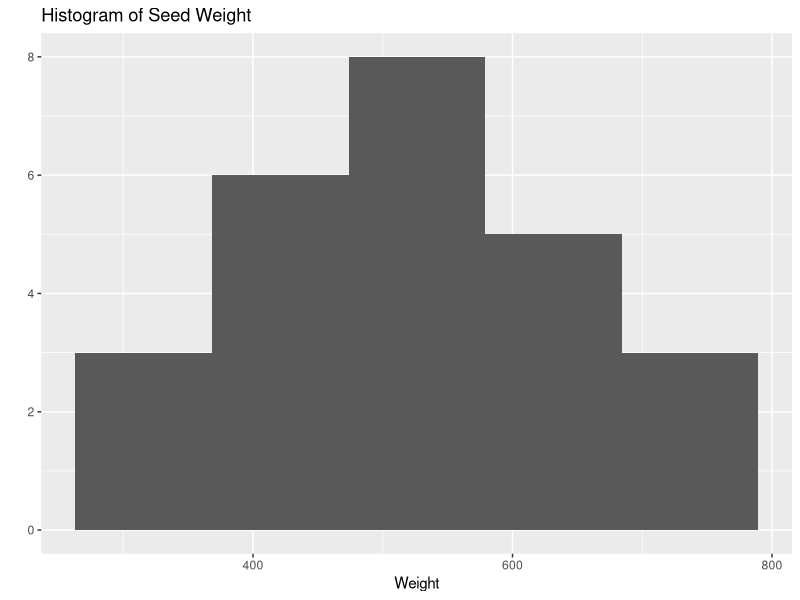
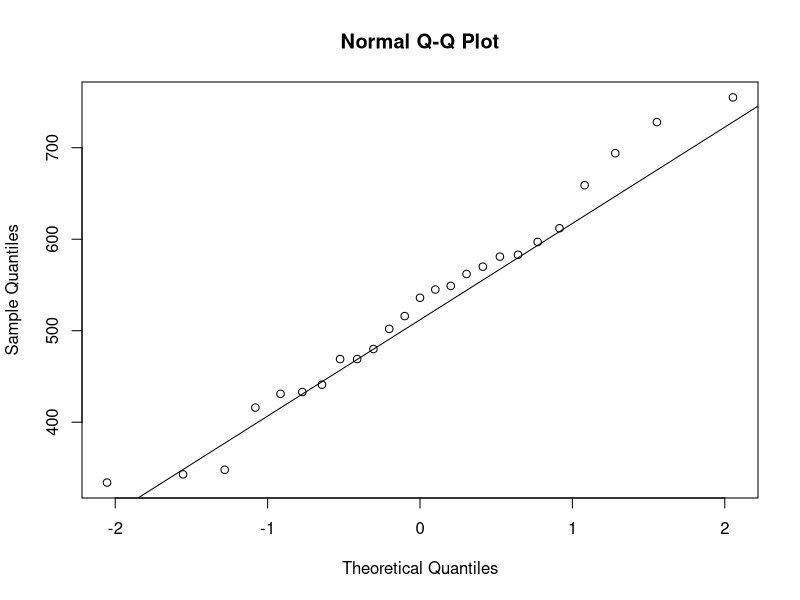

Generate these figures, in order, with R:
## ---- chunk 1
library(readr)
library(magrittr)
library(tibble)
library(ggplot2)
## ---- chunk 2
pnorm(0.64)
## ---- chunk 3
pnorm(-0.37)
## ---- chunk 4
pnorm(1.24, lower.tail = FALSE)
## ---- chunk 5
pnorm(1.15) - pnorm(-0.37)
## ---- chunk 6
qnorm(0.3300)
## ---- chunk 7
qnorm(0.1841, lower.tail = FALSE)
## ---- chunk 8
pnorm(5.7, mean = 5.4, sd = 0.2)
## ---- chunk 9
pnorm(5.3, mean = 5.4, sd = 0.2, lower.tail = FALSE)
## ---- chunk 10
pnorm(5.5, mean = 5.4, sd = 0.2) - pnorm(5.2, mean = 5.4, sd = 0.2)
## ---- chunk 11
qnorm(0.85, mean = 5.4, sd = 0.2)
## ---- chunk 12
seeds <- read_csv("Seeds.csv")
## ---- chunk 13
glimpse(seeds)
## ---- chunk 14
qplot(Weight, data = seeds) + 
  stat_bin(bins = 5) +
  ggtitle("Histogram of Seed Weight")
## ---- chunk 15
mean(seeds$Weight)
## ---- chunk 16
sd(seeds$Weight)
## ---- chunk 17
seed_ci <- t.test(seeds$Weight)
seed_ci$conf.int
## ---- chunk 18
qqnorm(seeds$Weight)
qqline(seeds$Weight)
